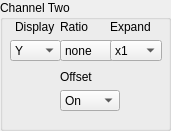
  <widget class="QGroupBox" name="groupBox_7">
   <property name="geometry">
    <rect>
     <x>450</x>
     <y>80</y>
     <width>171</width>
     <height>131</height>
    </rect>
   </property>
   <property name="title">
    <string>Channel Two</string>
   </property>
   <widget class="QWidget" name="verticalLayoutWidget_8">
    <property name="geometry">
     <rect>
      <x>10</x>
      <y>20</y>
      <width>51</width>
      <height>41</height>
     </rect>
    </property>
    <layout class="QVBoxLayout" name="verticalLayout_8">
     <item alignment="Qt::AlignHCenter">
      <widget class="QLabel" name="label_9">
       <property name="text">
        <string>Display</string>
       </property>
      </widget>
     </item>
     <item alignment="Qt::AlignHCenter">
      <widget class="QComboBox" name="ch2_disp">
       <item>
        <property name="text">
         <string>Y</string>
        </property>
       </item>
       <item>
        <property name="text">
         <string>Theta</string>
        </property>
       </item>
       <item>
        <property name="text">
         <string>X noise</string>
        </property>
       </item>
       <item>
        <property name="text">
         <string>Aux in 3</string>
        </property>
       </item>
       <item>
        <property name="text">
         <string>Aux in 4</string>
        </property>
       </item>
      </widget>
     </item>
    </layout>
   </widget>
   <widget class="QWidget" name="verticalLayoutWidget_9">
    <property name="geometry">
     <rect>
      <x>60</x>
      <y>20</y>
      <width>69</width>
      <height>41</height>
     </rect>
    </property>
    <layout class="QVBoxLayout" name="verticalLayout_9">
     <item>
      <widget class="QLabel" name="label_10">
       <property name="text">
        <string>Ratio</string>
       </property>
      </widget>
     </item>
     <item alignment="Qt::AlignHCenter">
      <widget class="QComboBox" name="ch2_ratio">
       <item>
        <property name="text">
         <string>none</string>
        </property>
       </item>
       <item>
        <property name="text">
         <string>Aux In 3</string>
        </property>
       </item>
       <item>
        <property name="text">
         <string>Aux in 4</string>
        </property>
       </item>
      </widget>
     </item>
    </layout>
   </widget>
   <widget class="QWidget" name="verticalLayoutWidget_10">
    <property name="geometry">
     <rect>
      <x>110</x>
      <y>20</y>
      <width>52</width>
      <height>41</height>
     </rect>
    </property>
    <layout class="QVBoxLayout" name="verticalLayout_10">
     <item>
      <widget class="QLabel" name="label_11">
       <property name="text">
        <string>Expand</string>
       </property>
      </widget>
     </item>
     <item alignment="Qt::AlignHCenter">
      <widget class="QComboBox" name="ch2_expand">
       <item>
        <property name="text">
         <string>x1</string>
        </property>
       </item>
       <item>
        <property name="text">
         <string>x10</string>
        </property>
       </item>
       <item>
        <property name="text">
         <string>x100</string>
        </property>
       </item>
      </widget>
     </item>
    </layout>
   </widget>
   <widget class="QWidget" name="verticalLayoutWidget_11">
    <property name="geometry">
     <rect>
      <x>60</x>
      <y>70</y>
      <width>60</width>
      <height>41</height>
     </rect>
    </property>
    <layout class="QVBoxLayout" name="verticalLayout_11">
     <item>
      <widget class="QLabel" name="label_12">
       <property name="text">
        <string>Offset</string>
       </property>
      </widget>
     </item>
     <item alignment="Qt::AlignHCenter">
      <widget class="QComboBox" name="ch2_offset">
       <item>
        <property name="text">
         <string>On</string>
        </property>
       </item>
       <item>
        <property name="text">
         <string>Off</string>
        </property>
       </item>
       <item>
        <property name="text">
         <string>Auto</string>
        </property>
       </item>
       <item>
        <property name="text">
         <string>Modify</string>
        </property>
       </item>
      </widget>
     </item>
    </layout>
   </widget>
  </widget>
